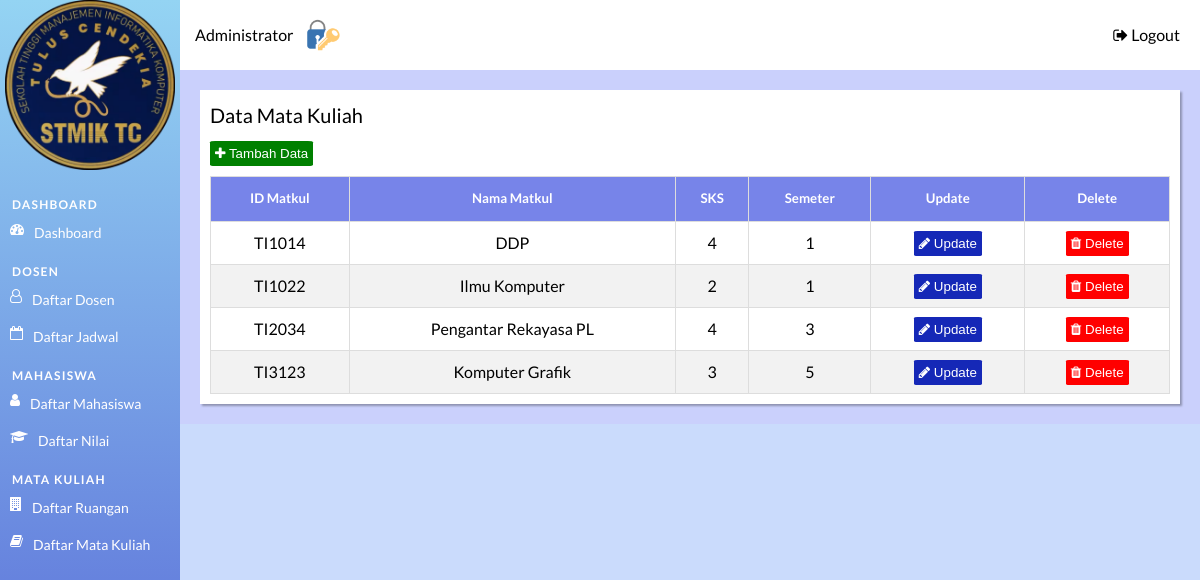
Screenshot of /admin/admin_home_page.php?page=matkul (signed in) with the database file from the repository.
### tables this page shows
CREATE TABLE `mata_kuliah` (
  `ID_Matkul` char(6) NOT NULL,
  `Nama_Matkul` varchar(30) NOT NULL,
  `SKS_Matkul` int(11) NOT NULL,
  `Semester` int(11) NOT NULL
);

### admin/matkul/index.php (the view, shortened to what this page needs)
<div class="tabel-page">
    <div class="tabel-heading">
        Data Mata Kuliah
    </div>
    <div class="button-container">
        <button class="button-input" id="myBtn" onclick="show_modal (0)">
            <i class="fa fa-plus" aria-hidden="true"></i> Tambah Data
        </button>
    </div>
    <table id="list-data" class="display">
        <thead>
            <tr>
                <th>
                    <h5>ID Matkul</h5>
                </th>
                <th>
                    <h5>Nama Matkul</h5>
                </th>
                <th>
                    <h5>SKS</h5>
                </th>
                <th>
                    <h5>Semeter</h5>
                </th>
                <th>
                    <h5>Update</h5>
                </th>
                <th>
                    <h5>Delete</h5>
                </th>
            </tr>
        </thead>
        <?php
        include "../config/db_connection.php";
        $sql = "SELECT * FROM mata_kuliah order by Semester";
        $result = mysqli_query($conn, $sql);
        if (mysqli_num_rows($result) > 0) {
            $i = 1;
            while ($row = mysqli_fetch_assoc($result)) {
        ?>
                <tr>
                    <td><?php echo $row["ID_Matkul"]; ?></td>
                    <td><?php echo $row["Nama_Matkul"]; ?></td>
                    <td><?php echo $row["SKS_Matkul"]; ?></td>
                    <td><?php echo $row["Semester"]; ?></td>
                    <td>
                        <button class="button-edit" id="buttonEdit<?= $i ?>" onclick="show_modal_edit(<?php echo $i ?>)">
                            <i class="fa fa-pencil" aria-hidden="true"></i>
                            Update
                        </button>
                    </td>
                    <td>
                        <a href='javascript:hapusData("<?php echo $row['ID_Matkul'] ?>", 2)'>
                            <button class="button-delete">
                                <i class="fa fa-trash" aria-hidden="true"></i> Delete
                            </button>
                        </a>
                    </td>
                </tr>
        <?php
                $i++;
            }
        } else {
            echo "0 results";
        }
        ?>
    </table>
</div>

### assets/style/homepage.css (style rules this page uses)
* { padding: 0; margin: 0; box-sizing: border-box; }
a { text-decoration: none; }
body { font: 16px/1.5 "Lato", sans-serif; }

### assets/style/tabel.css (style rules this page uses)
.tabel-page { background-color: #ffff; box-shadow: 2px 2px 2px rgba(0, 0, 0, 0.3); padding: 10px; width: 100%; height: auto; }
#list-data { font: 16px/1.5 "Lato", sans-serif; border-collapse: collapse; width: 100%; }
#list-data td, #list-data th { border: 1px solid #ddd; padding: 8px; text-align: center; }
#list-data tr:nth-child(even) { background-color: #f2f2f2; }
#list-data th { padding-top: 12px; padding-bottom: 12px; text-align: center; background-color: #7784e9; color: white; }
.tabel-heading { font-size: 20px; margin-bottom: 10px; }
.button-container { margin-bottom: 10px; }
.button-input { background-color: green; border-radius: 5%; padding: 5px; border: none; color: #ffffff; }
.button-delete { background-color: #ff0000; border-radius: 5%; padding: 5px; border: none; color: #ffffff; }
.button-edit { background-color: #1528b7; border-radius: 5%; padding: 5px; border: none; color: #ffffff; }

### rows the page displays
mata_kuliah: ID_Matkul "TI1014", Nama_Matkul "DDP", SKS_Matkul "4", Semester "1"
mata_kuliah: ID_Matkul "TI1022", Nama_Matkul "Ilmu Komputer", SKS_Matkul "2", Semester "1"
mata_kuliah: ID_Matkul "TI2034", Nama_Matkul "Pengantar Rekayasa PL", SKS_Matkul "4", Semester "3"
mata_kuliah: ID_Matkul "TI3123", Nama_Matkul "Komputer Grafik", SKS_Matkul "3", Semester "5"
